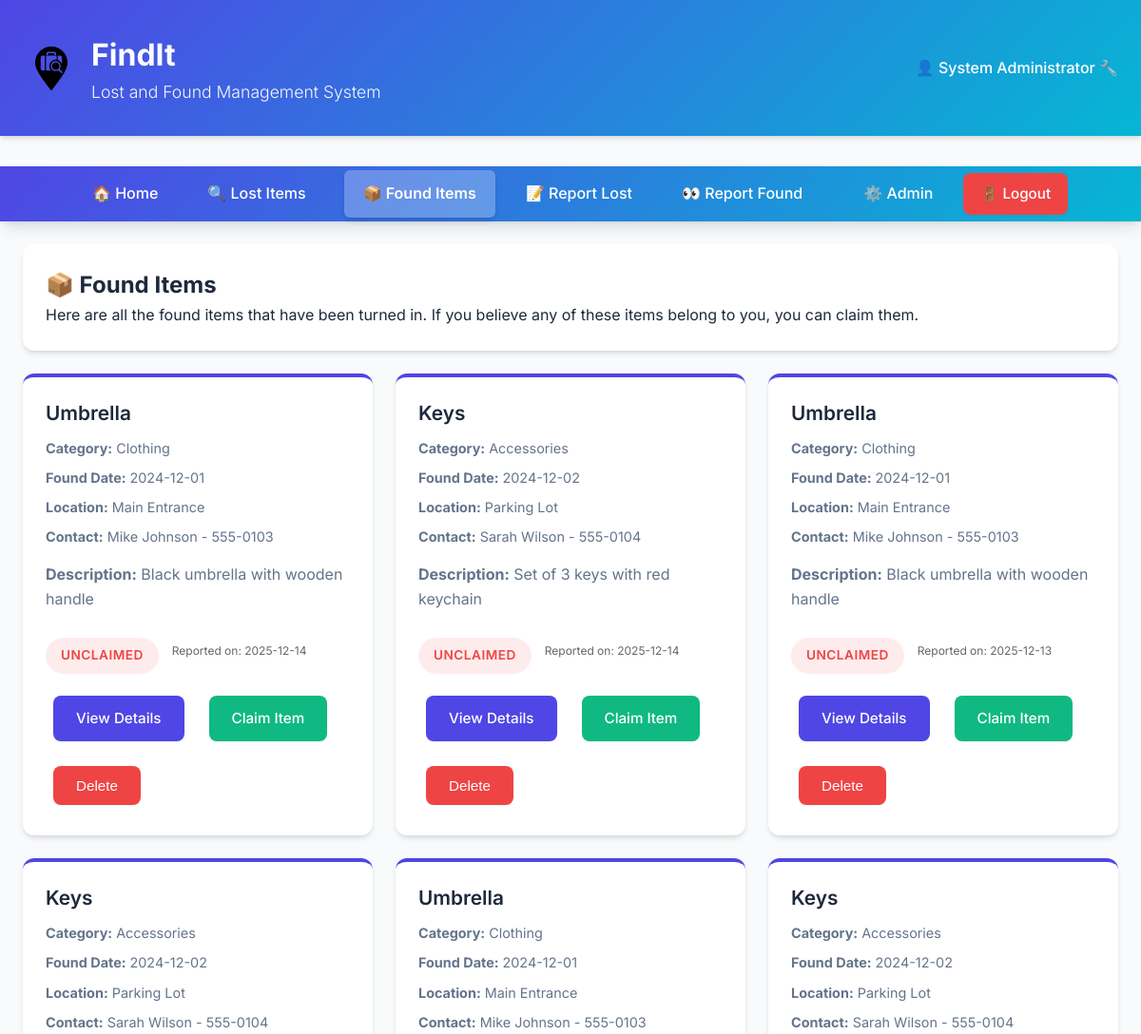
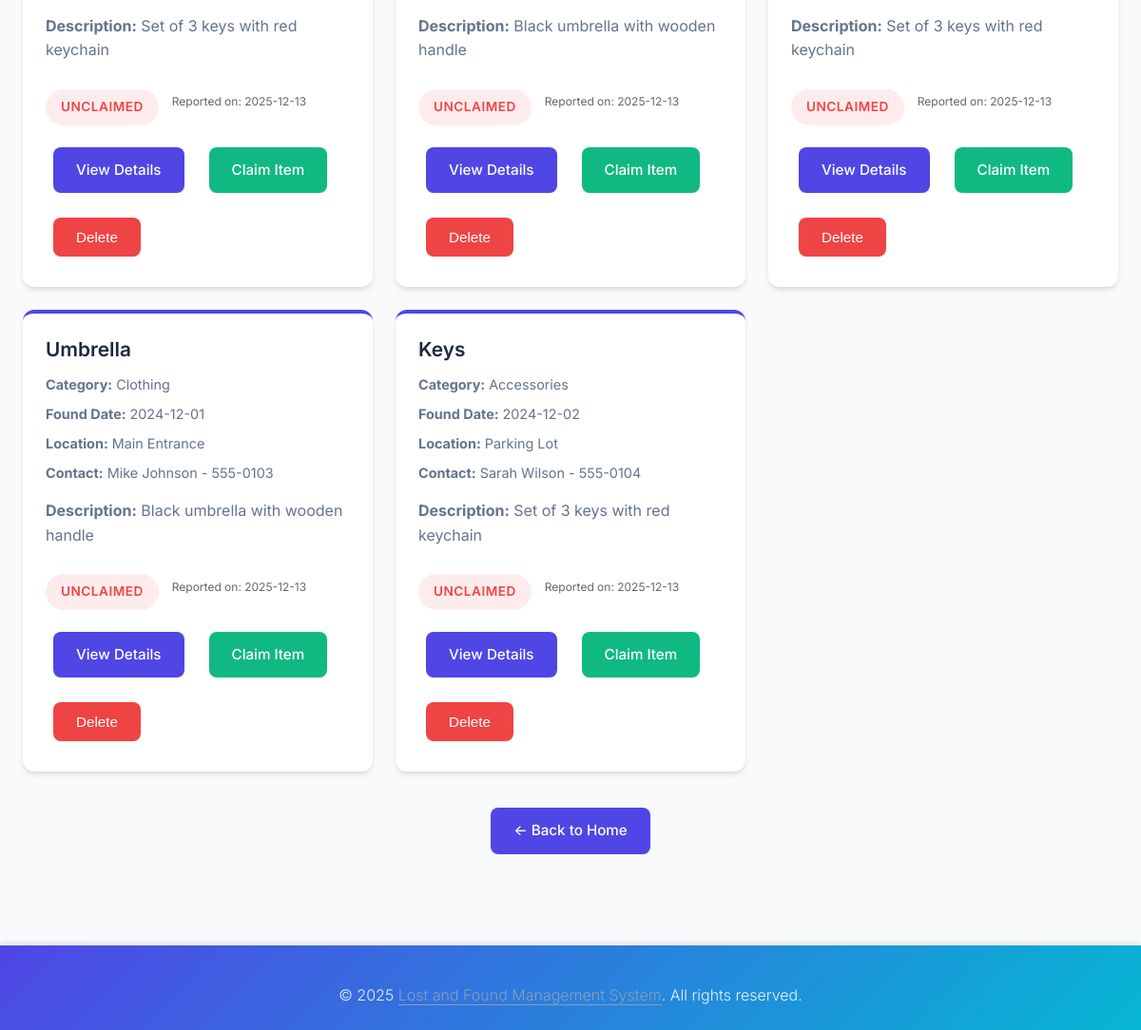
Screenshot of /found (signed in) with the database file from the repository (2 pictures, top to bottom).
### tables this page shows
CREATE TABLE found_items (
    id INTEGER PRIMARY KEY AUTOINCREMENT,
    item_name VARCHAR(100) NOT NULL,
    category VARCHAR(50) NOT NULL,
    description TEXT,
    found_date DATE NOT NULL,
    location VARCHAR(200) NOT NULL,
    contact_name VARCHAR(100) NOT NULL,
    contact_email VARCHAR(100),
    contact_phone VARCHAR(20),
    status VARCHAR(20) DEFAULT 'unclaimed',  -- unclaimed, claimed, returned
    created_at TIMESTAMP DEFAULT CURRENT_TIMESTAMP,
    updated_at TIMESTAMP DEFAULT CURRENT_TIMESTAMP
, image_filename VARCHAR(255), user_id INTEGER);

### app.py (the view)
@app.route('/found')
@login_required
def list_found():
    db = get_db()
    items = db.execute(
        'SELECT * FROM found_items ORDER BY created_at DESC'
    ).fetchall()
    return render_template('found_items.html', items=items, title='Found Items')

### app.py (called while the page is built)
def get_db():
    conn = sqlite3.connect(DATABASE)
    conn.row_factory = sqlite3.Row
    return conn

def login_required(f):
    @wraps(f)
    def decorated_function(*args, **kwargs):
        if 'user_id' not in session:
            flash('Please login to access this page.', 'error')
            return redirect(url_for('login'))
        return f(*args, **kwargs)
    return decorated_function

### templates/found_items.html (shortened to what this page needs)
{% extends "base.html" %}
{% block content %}
<div class="card">
    <h2>📦 Found Items</h2>
    <p>Here are all the found items that have been turned in. If you believe any of these items belong to you, you can claim them.</p>
</div>
{% if items %}
    <div class="item-grid">
        {% for item in items %}
            <div class="item-card {% if item.status == 'claimed' %}status-claimed{% elif item.status == 'returned' %}status-returned{% endif %}">
                <div class="item-title">{{ item.item_name }}</div>
                <div class="item-meta">
                    <strong>Category:</strong> {{ item.category }}
                </div>
                <div class="item-meta">
                    <strong>Found Date:</strong> {{ item.found_date }}
                </div>
                <div class="item-meta">
                    <strong>Location:</strong> {{ item.location }}
                </div>
                <div class="item-meta">
                    <strong>Contact:</strong> {{ item.contact_name }}{% if item.contact_phone %} - {{ item.contact_phone }}{% endif %}
                </div>
                {% if item.description %}
                    <div class="item-description">
                        <strong>Description:</strong> {{ item.description }}
                    </div>
                {% endif %}
                <div class="item-meta">
                    <span class="status-badge status-{{ item.status }}">{{ item.status }}</span>
                    <small style="margin-left: 10px; color: #666;">Reported on: {{ item.created_at[:10] }}</small>
                </div>
                <div style="margin-top: 15px; display: flex; gap: 10px; flex-wrap: wrap;">
                    <a href="{{ url_for('view_found_item', item_id=item.id) }}" class="btn">View Details</a>
                    {% if item.status == 'unclaimed' %}
                        <a href="{{ url_for('claim_found_item', item_id=item.id) }}" class="btn btn-success">Claim Item</a>
                    {% endif %}
                    {% if session and ('user_role' in session and session.user_role == 'admin') or ('user_id' in session and session.user_id == item.user_id) %}
                    <form method="POST" action="{{ url_for('delete_found', item_id=item.id) }}" style="margin: 0;">
                        <button type="submit" class="btn btn-danger" onclick="return confirm('Are you sure you want to delete this item?')">
                            Delete
                        </button>
                    </form>
                    {% endif %}
                </div>
            </div>
        {% endfor %}
    </div>
{% endif %}
<div style="text-align: center; margin-top: 30px;">
    <a href="{{ url_for('index') }}" class="btn">← Back to Home</a>
</div>
{% endblock %}

### templates/base.html (style rules this page uses)
:root { --primary-color: #4f46e5; --primary-hover: #4338ca; --secondary-color: #06b6d4; --accent-color: #f59e0b; --success-color: #10b981; --warning-color: #f59e0b; --danger-color: #ef4444; --bg-primary: #f8fafc; --bg-secondary: #ffffff; --text-primary: #1e293b; --text-secondary: #64748b; --text-light: #94a3b8; --border-color: #e2e8f0; --shadow-sm: 0 1px 2px 0 rgb(0 0 0 / 0.05); --shadow-md: 0 4px 6px -1px rgb(0 0 0 / 0.1), 0 2px 4px -2px rgb(0 0 0 / 0.1); --shadow-lg: 0 10px 15px -3px rgb(0 0 0 / 0.1), 0 4px 6px -4px rgb(0 0 0 / 0.1); --shadow-xl: 0 20px 25px -5px rgb(0 0 0 / 0.1), 0 8px 10px -6px rgb(0 0 0 / 0.1); --transition: all 0.3s ease; }
* { margin: 0; padding: 0; box-sizing: border-box; }
body { font-family: 'Inter', -apple-system, BlinkMacSystemFont, 'Segoe UI', Roboto, sans-serif; line-height: 1.6; color: var(--text-primary); background-color: var(--bg-primary); font-size: 16px; }
.btn { background-color: var(--primary-color); color: white; padding: 12px 24px; border: none; border-radius: 8px; cursor: pointer; text-decoration: none; display: inline-block; margin: 8px; transition: var(--transition); font-weight: 500; font-size: 0.95rem; box-shadow: var(--shadow-sm); }
.btn-success { background-color: var(--success-color); }
.btn-danger { background-color: var(--danger-color); }
.card { background-color: var(--bg-secondary); border-radius: 12px; box-shadow: var(--shadow-md); padding: 24px; margin-bottom: 24px; transition: var(--transition); }
.item-grid { display: grid; grid-template-columns: repeat(auto-fill, minmax(320px, 1fr)); gap: 24px; }
.item-card { background-color: var(--bg-secondary); border-radius: 12px; box-shadow: var(--shadow-md); padding: 24px; border-top: 4px solid var(--primary-color); transition: var(--transition); position: relative; overflow: hidden; }
.item-card::before { content: ''; position: absolute; top: 0; left: 0; width: 100%; height: 4px; background: linear-gradient(90deg, var(--primary-color) 0%, var(--secondary-color) 100%); transform: scaleX(0); transition: transform 0.3s ease; }
.item-title { font-size: 1.3rem; font-weight: 600; margin-bottom: 12px; color: var(--text-primary); line-height: 1.3; }
.item-meta { color: var(--text-secondary); font-size: 0.9rem; margin-bottom: 8px; display: flex; align-items: center; gap: 4px; }
.item-description { margin: 16px 0; line-height: 1.6; color: var(--text-secondary); }
.status-badge { display: inline-block; padding: 8px 16px; border-radius: 24px; font-size: 0.85rem; font-weight: 600; text-transform: uppercase; letter-spacing: 0.5px; transition: var(--transition); margin-top: 12px; }
.status-unclaimed { background-color: rgba(239, 68, 68, 0.1); color: var(--danger-color); }
button, a { -webkit-tap-highlight-color: transparent; }
.item-title { word-break: break-word; }
html, body { overflow-x: hidden; }

### rows the page displays
found_items: item_name "Umbrella", category "Clothing", found_date "2024-12-01", location "Main Entrance", contact_name "Mike Johnson", contact_phone "555-0103", description "Black umbrella with wooden handle", status "UNCLAIMED", created_at "2025-12-14"
found_items: item_name "Keys", category "Accessories", found_date "2024-12-02", location "Parking Lot", contact_name "Sarah Wilson", contact_phone "555-0104", description "Set of 3 keys with red keychain", status "UNCLAIMED", created_at "2025-12-14"
found_items: item_name "Umbrella", category "Clothing", found_date "2024-12-01", location "Main Entrance", contact_name "Mike Johnson", contact_phone "555-0103", description "Black umbrella with wooden handle", status "UNCLAIMED", created_at "2025-12-13"
found_items: item_name "Keys", category "Accessories", found_date "2024-12-02", location "Parking Lot", contact_name "Sarah Wilson", contact_phone "555-0104", description "Set of 3 keys with red keychain", status "UNCLAIMED", created_at "2025-12-13"
found_items: item_name "Umbrella", category "Clothing", found_date "2024-12-01", location "Main Entrance", contact_name "Mike Johnson", contact_phone "555-0103", description "Black umbrella with wooden handle", status "UNCLAIMED", created_at "2025-12-13"
found_items: item_name "Keys", category "Accessories", found_date "2024-12-02", location "Parking Lot", contact_name "Sarah Wilson", contact_phone "555-0104", description "Set of 3 keys with red keychain", status "UNCLAIMED", created_at "2025-12-13"
found_items: item_name "Umbrella", category "Clothing", found_date "2024-12-01", location "Main Entrance", contact_name "Mike Johnson", contact_phone "555-0103", description "Black umbrella with wooden handle", status "UNCLAIMED", created_at "2025-12-13"
found_items: item_name "Keys", category "Accessories", found_date "2024-12-02", location "Parking Lot", contact_name "Sarah Wilson", contact_phone "555-0104", description "Set of 3 keys with red keychain", status "UNCLAIMED", created_at "2025-12-13"

### other values shown
{{ session.full_name }} "System Administrator"
